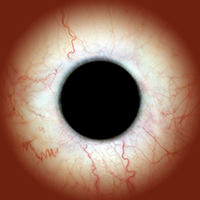
#> input picture Teensy3.1_Eyes/convert/MyEye/sclera.png, 200 x 200 px
$ python tablegen.py MyEye/sclera.png MyEye/iris.png MyEye/upper.png MyEye/lower.png 5 MyEye/lower.png   (Python 2 division)
#> lines starting #> are read from the running program, lines starting #| are printed output that depends on the picture
#!/usr/bin/python

# Image converter for 'Uncanny Eyes' project.  Generates tables for
# eyeData.h file.  Requires Python Imaging Library.  Expects four image
# files: sclera, iris, upper lid map and lower lid map (defaults will be
# used if not specified).  Also generates polar coordinate map for iris
# rendering (pass diameter -- must be an even value -- as 5th argument).
# Output is to stdout; should be redirected to file for use.

# This is kinda some horrible copy-and-paste code right now for each of
# the four images...could be improved, but basically does the thing.

import sys
import math
from PIL import Image

columns = 8 # Number of columns in formatted output

# Write hex digit (with some formatting for C array) to stdout
def outputHex(n, digits):
	global columns, column, counter, limit
	column += 1                        # Increment column number
	if column >= columns:              # If max column exceeded...
		sys.stdout.write("\n  ")   # end current line, start new one
		column = 0                 # Reset column number
	sys.stdout.write("{0:#0{1}X}".format(n, digits + 2))
	counter += 1                       # Increment element index
	if counter < limit:                # If NOT last element in list...
		sys.stdout.write(",")      # add column between elements
		if column < (columns - 1): # and space if not last column
			sys.stdout.write(" ")
	else:
		print(" };");              # Cap off table


# OPEN AND VALIDATE SCLERA IMAGE FILE --------------------------------------

try:    filename = sys.argv[1]
except: filename = "sclera.png"
im     = Image.open(filename)
#> im is the input picture: PIL image 200x200 RGB; mean R, G, B 147.4, 107.7, 90.3
im     = im.convert("RGB")
pixels = im.load()

# GENERATE SCLERA ARRAY ----------------------------------------------------

# Initialize outputHex() global counters:
counter = 0                       # Index of next element to generate
column  = columns                 # Current column number in output
limit   = im.size[0] * im.size[1] # Total # of elements in generated list
#> limit = 40000

print "#define SCLERA_WIDTH  " + str(im.size[0])
#| #define SCLERA_WIDTH  200
print "#define SCLERA_HEIGHT " + str(im.size[1])
#| #define SCLERA_HEIGHT 200
print

sys.stdout.write("const uint16_t sclera[SCLERA_HEIGHT][SCLERA_WIDTH] = {")

# Convert 24-bit image to 16 bits:
for y in range(im.size[1]):
	for x in range(im.size[0]):
		p = pixels[x, y] # Pixel data (tuple)
		outputHex(((p[0] & 0b11111000) << 8) | # Convert 24-bit RGB
		          ((p[1] & 0b11111100) << 3) | # to 16-bit value w/
		          ( p[2] >> 3), 4)             # 5/6/5-bit packing


# OPEN AND VALIDATE IRIS IMAGE FILE ----------------------------------------

try:    filename = sys.argv[2]
except: filename = "iris.png"
im = Image.open(filename)
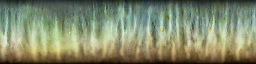
#> input picture Teensy3.1_Eyes/convert/MyEye/iris.png, 256 x 64 px
#> im is the input picture: PIL image 256x64 RGB; mean R, G, B 128.8, 136.6, 106.7
if (im.size[0] > 512) or (im.size[1] > 128):
	sys.stderr.write("Image can't exceed 512 pixels wide or 128 pixels tall")
	exit(1)
im     = im.convert("RGB")
pixels = im.load()

# GENERATE IRIS ARRAY ------------------------------------------------------

counter = 0 # Reset outputHex() counters again for new table
column  = columns
limit   = im.size[0] * im.size[1]

print
print "#define IRIS_MAP_WIDTH  " + str(im.size[0])
print "#define IRIS_MAP_HEIGHT " + str(im.size[1])
print

sys.stdout.write("const uint16_t iris[IRIS_MAP_HEIGHT][IRIS_MAP_WIDTH] = {")

for y in range(im.size[1]):
	for x in range(im.size[0]):
		p = pixels[x, y] # Pixel data (tuple)
		outputHex(((p[0] & 0b11111000) << 8) | # Convert 24-bit RGB
		          ((p[1] & 0b11111100) << 3) | # to 16-bit value w/
		          ( p[2] >> 3), 4)             # 5/6/5-bit packing


# OPEN AND VALIDATE UPPER EYELID THRESHOLD MAP -----------------------------

try:    filename = sys.argv[3]
except: filename = "upper.png"
im = Image.open(filename)
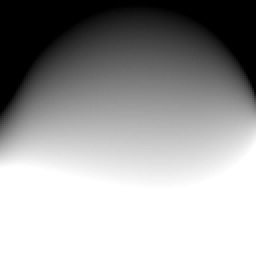
#> input picture Teensy3.1_Eyes/convert/MyEye/upper.png, 128 x 128 px (shown 2 times larger)
#> im is the input picture: PIL image 128x128 L; min 0, max 255, mean 156.8
if (im.size[0] != 128) or (im.size[1] != 128):
	sys.stderr.write("Image size must match screen size")
	exit(1)
im     = im.convert("L")
pixels = im.load()

# GENERATE UPPER LID ARRAY -------------------------------------------------

counter = 0
column  = columns
limit   = im.size[0] * im.size[1]

print
print "#define SCREEN_WIDTH  " + str(im.size[0])
print "#define SCREEN_HEIGHT " + str(im.size[1])
print

sys.stdout.write("const uint8_t upper[SCREEN_HEIGHT][SCREEN_WIDTH] = {")

for y in range(im.size[1]):
	for x in range(im.size[0]):
		outputHex(pixels[x, y], 2) # 8-bit value per pixel


# OPEN AND VALIDATE LOWER EYELID THRESHOLD MAP -----------------------------

try:    filename = sys.argv[4]
except: filename = "lower.png"
im     = Image.open(filename)
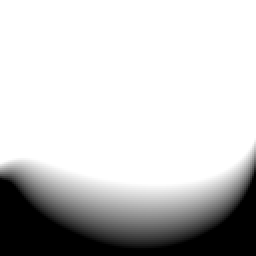
#> input picture Teensy3.1_Eyes/convert/MyEye/lower.png, 128 x 128 px (shown 2 times larger)
#> im is the input picture: PIL image 128x128 L; min 0, max 255, mean 201.2
if (im.size[0] != 128) or (im.size[1] != 128):
	sys.stderr.write("Image size must match screen size")
	exit(1)
im     = im.convert("L")
pixels = im.load()

# GENERATE LOWER LID ARRAY -------------------------------------------------

counter = 0
column  = columns
limit   = im.size[0] * im.size[1]

print
sys.stdout.write("const uint8_t lower[SCREEN_HEIGHT][SCREEN_WIDTH] = {")

for y in range(im.size[1]):
	for x in range(im.size[0]):
		outputHex(pixels[x, y], 2) # 8-bit value per pixel


# GENERATE POLAR COORDINATE TABLE ------------------------------------------

try:    irisSize = int(sys.argv[5])
except: irisSize = 80
try:    filename = sys.argv[6]
except: filename = "pupilMap.png"

slitPupil = False
if irisSize % 2 != 0:
	sys.stderr.write("Iris diameter must be even value")
#> (the run stopped early here; a loop or call above may not have finished)
